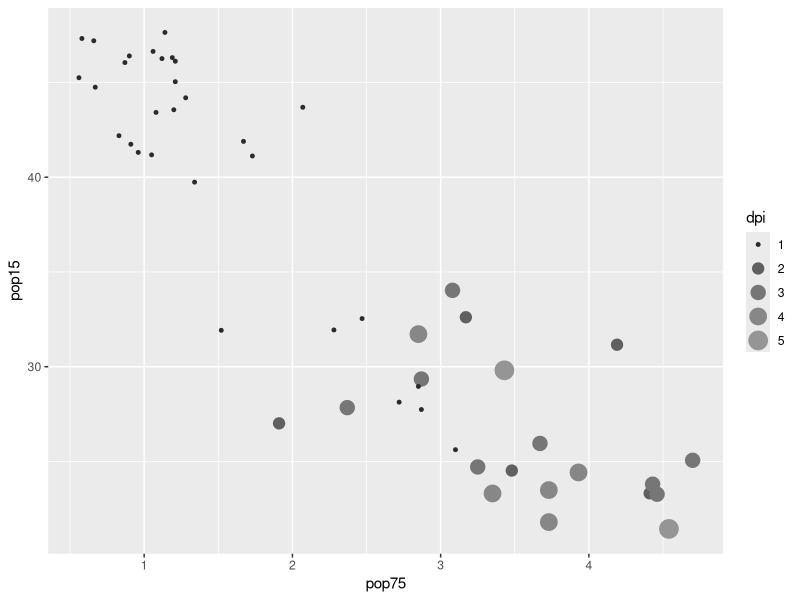

Source code (R):
library( ggplot2 )

gd=guides( 
  size=guide_legend( 
    title="dpi" 
    ), 
  color=guide_legend( 
    title=NULL 
    ) 
  )

print(
  ggplot( 
    LifeCycleSavings, 
    aes( 
      pop75, 
      pop15 
      ) 
    ) + 
  geom_point( 
    aes( size=
      as.numeric( 
        as.factor( 
          cut( 
          dpi, 
          5 
          ) 
        ) 
      ), 
      color=after_scale(
        grey( 
          (size+1)/12 
          ) 
        ) 
      ) 
    ) + gd
  )
